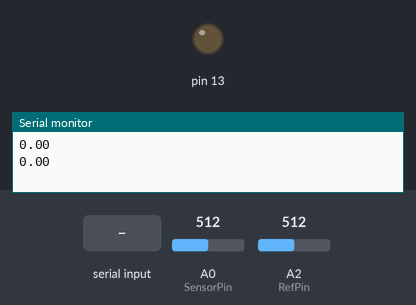
Bench run of a sketch on a simulated Arduino Uno, built with avr-gcc and run on an emulated ATmega328P. Shown: output pins drawn as LEDs (lit = HIGH), the last lines printed to the serial monitor. Inputs (shaded band) come from the test bench; at power-on: A0 (SensorPin) = 512, A2 (RefPin) = 512.

Above: at 1.2 s.
1.3 s: "H" received over Serial
At 2.2 s:
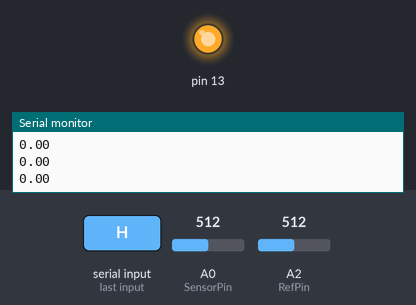
2.8 s: "L" received over Serial
At 3.3 s:
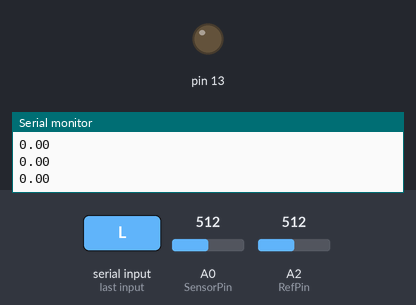
Timing chart, 0 to 5.8 s (numbered marks = the images above; inputs shaded):
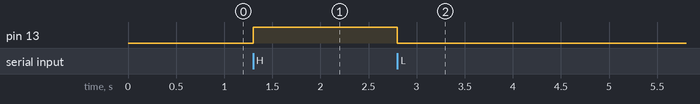

The sketch:

Arduino_code.ino
```cpp
unsigned long time_now = 0;
char comando;
const int SensorPin = A0 , RefPin = A2;
const int Rshunt = 33 ;
double rawSquaredSum = 0;
double Iant = 0;
double freq = 50 ;
double n_trafo = 1000;
double Irms = 0;
int count_integral = 0;
unsigned long time_ant = 0, difTime = 0, act_time = 0;
const int sampleDuration = 500;
double n_turns = 4;


// Configure the relay digital pin, and the serial port interface
void setup()
{
  // Initialize the relay digital pin as an output. If the student doesn't have the Smart Plug, use the LED_BUILTIN = 13
  pinMode(13, OUTPUT);

  // Start serial port at a baudrate of 9600 bps
  Serial.begin(9600);
}

// Loop function
void loop()
{

    // First: check if there is any command from the computer to control the relay
    if (Serial.available() > 0)
    {
        // Read the message from the serial port
        comando = Serial.read();
        // If the message, correspond to the command 'H' or 'L', change the state of the output pin
        if (comando == 'H') {
            digitalWrite(13, HIGH);     // Turn the relay on
        }
        else if (comando == 'L') {
            digitalWrite(13, LOW);      // Turn the relay off
        }
    }

    act_time = micros();
    difTime = act_time - time_ant;
    int RawValue = 0;

    if (difTime >= 1000) {
      time_ant = act_time + (difTime - 1000);

      double ADC_sensor = analogRead(A0);
      double ADC_ref = analogRead(A2);
      double V_sens = ADC_sensor*5/1023;
      double V_ref = ADC_ref*5.0/1023;
      double Iinst =  n_trafo * (V_sens - V_ref) / Rshunt;
      rawSquaredSum += Iinst * Iinst * 0.001;
      count_integral++;
      }
      if (count_integral >= sampleDuration) {
        Irms = sqrt(freq * rawSquaredSum);
        Serial.println(Irms/n_turns);
        count_integral = 0;
        rawSquaredSum = 0;

      }

    }
```

Measured:
- after the input at 1.3 s, pin 13: LOW → HIGH at once
- after the input at 2.8 s, pin 13: HIGH → LOW at once
